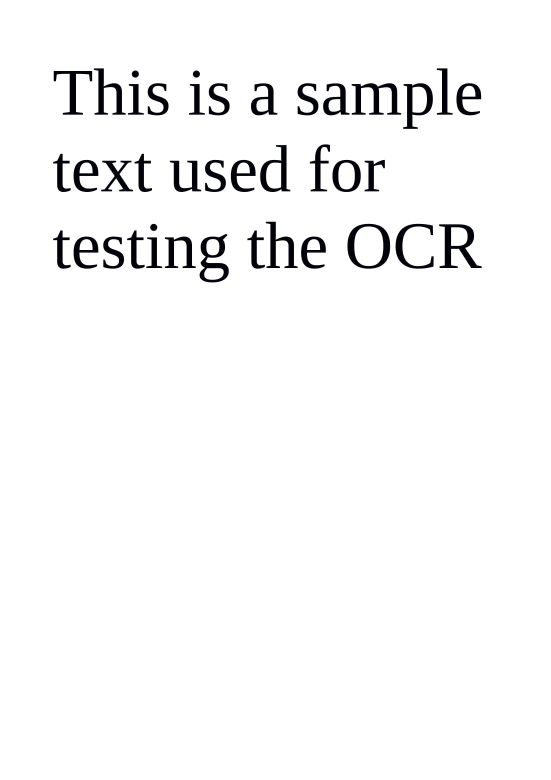
#> input picture paraSample.jpg, 1653 x 2339 px (shown at 1/3 size)
$ jupyter execute 'Digital OCR (1) (1).ipynb'   (Python 2 division)   (older library calls are emulated)
#> lines starting #> are read from the running program, lines starting #| are printed output that depends on the picture; after the words box and inside, x2 and y2 are one past the last pixel; in counts of white or black regions, pixels touching at a corner belong together
This is a **Digital Optical Character Reader** to read characters from text present in an image and display it. First it selects the region of text, crops the image, selects each line of text, and each word from each line, each letter from each word and predicts the character using a trained neural network.

(This OCR works for images with good contrast between the text and background, and where the text is quite dark. Working on an improvement on this)

Characters in the dataset are: **a-z, A-Z, 0-9**

[cell 1]
import numpy as np
import cv2
from PIL import Image
import scipy.misc
import getWord
import matplotlib.pyplot as plt

Detect the edges between text and background using canny edge detection algorithm.

[cell 2]
def auto_canny(image, sigma=0.33):
	# compute the median of the single channel pixel intensities
	v = np.median(image)

	# apply automatic Canny edge detection using the computed median
	lower = int(max(0, (1.0 - sigma) * v))
	upper = int(min(255, (1.0 + sigma) * v))
	edged = cv2.Canny(image, lower, upper)

	# return the edged image
	return edged

Increase contrast of image to make clear separation between text(dark) and background

[cell 3]
def change_contrast(img, level):
    factor = (259 * (level + 255)) / (255 * (259 - level))
    def contrast(c):
        return 128 + factor * (c - 128)
    return img.point(contrast)

[cell 4]
image = cv2.imread("paraSample.jpg")
#> image is the input picture: shape (2339, 1653, 3); mean B, G, R 247.2, 247, 247
gray = cv2.cvtColor(image, cv2.COLOR_BGR2GRAY)
blurred = cv2.GaussianBlur(gray, (3, 3), 0)

# apply Canny edge detection using a wide threshold, tight
# threshold, and automatically determined threshold
auto = auto_canny(blurred)
#> in auto_canny, `v = np.median(image)`: v = 255
#> in auto_canny, `lower = int(max(0, (1.0 - sigma) * v))`: lower = 170
#> in auto_canny, `upper = int(min(255, (1.0 + sigma) * v))`: upper = 255
#> in auto_canny, `edged = cv2.Canny(image, lower, upper)`:
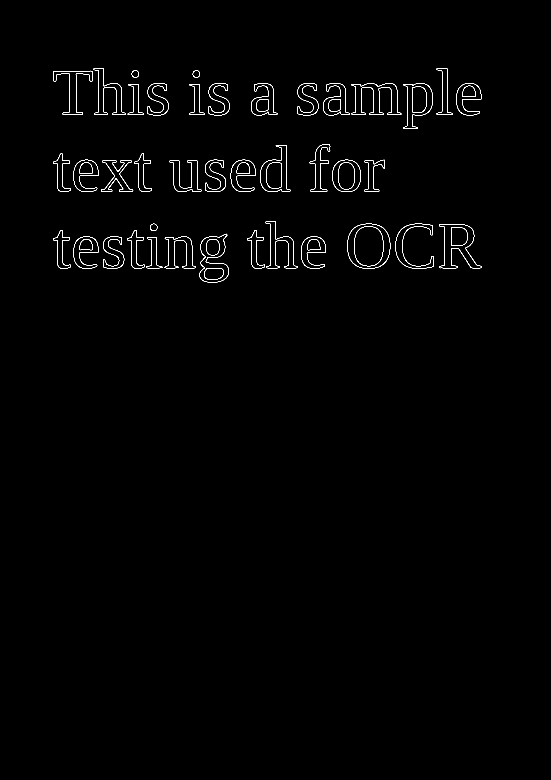
#> edged: shape (2339, 1653) (shown at 1/3 size); 0.54% white in thin lines or dots, all inside (x1, y1, x2, y2) = (159, 205, 1445, 848)

# show the images
# cv2.imshow("Original", image)
# cv2.imshow("Canny", auto)
# cv2.waitKey(0)
plt.imshow(image, cmap='gray')
plt.show()

Dilate the text edges detected to get an idea of the area of text present in the image and crop it from the image

[cell 5]
kernel = np.ones((8,8), np.uint8)  #can change value of 10 later

# The first parameter is the original image,
# kernel is the matrix with which image is
# convolved and third parameter is the number
# of iterations, which will determine how much
# you want to erode/dilate a given image.
img_dilation = cv2.dilate(auto, kernel, iterations=1)
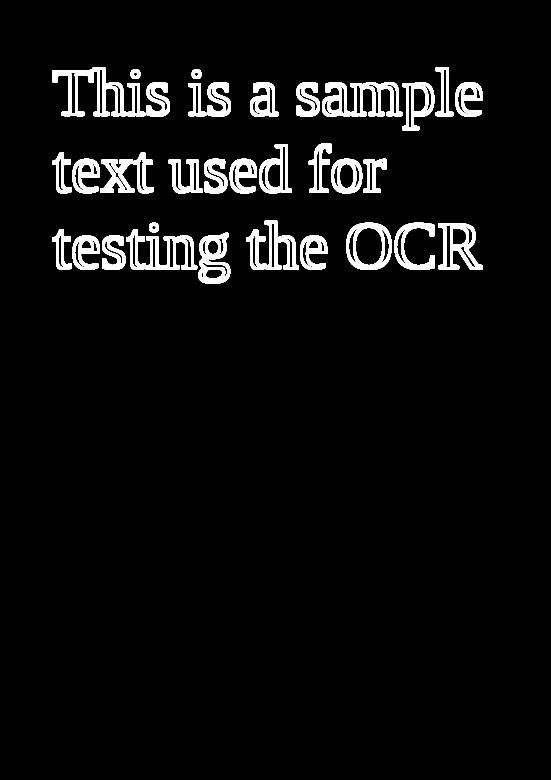
#> img_dilation: shape (2339, 1653) (shown at 1/3 size); 4.5% white; 34 white regions, largest, box (x1, y1, x2, y2) and area: (158, 202, 436, 349) 13128, (966, 246, 1208, 350) 12288, (378, 688, 592, 810) 10018

#cv2.imshow('Input', auto)
# cv2.imshow('Dilation', img_dilation)
# cv2.waitKey(0)
plt.imshow(img_dilation, cmap='gray')
plt.show()

[cell 6]
img2= img_dilation
print('dimensions of the image is : ',img2.shape)
#| dimensions of the image is :  (2339, 1653)

#the image is a numpy array
m , n = img2.shape
#> m = 2339; n = 1653
print(m)
#| 2339
print(n)
#| 1653

Crop the text region

[cell 7]
# 0 is for black, 255 is white
# save the top, left, right, bottom most white points

#topmost
flg=0

for i in range(0,m):
    for j in range(0,n):
        if img2[i][j]==255:
            top=i
            flg=1
            break
    if flg==1:
        break

print('topmost row with white = '+str(top))

#bottommost , start checking from bottom so that middle black lines not skipped
flg=0
for i in range(m-1,top,-1):
    for j in range(0,n):
        if img2[i][j]==255:
            bot=i
            flg=1
            break
    if flg==1:
        break;

print('bottommost row with white = '+str(bot))

#leftmost
flg=0
for j in range(0,n):
    for i in range(0,m):
        if img2[i][j]==255:
            lft=j
            flg=1
            break
    if flg==1:
        break
print('leftmost row with white = '+str(lft))

#rightmost
flg=0
for j in range(n-1,lft,-1):
    for i in range(0,m):
        if img2[i][j]==255:
            flg=1
            ryt=j;
            break
    if flg==1:
        break;

print('rightmost row with white = '+str(ryt))

#CROP the image
crop_img = image[top:bot, lft:ryt]
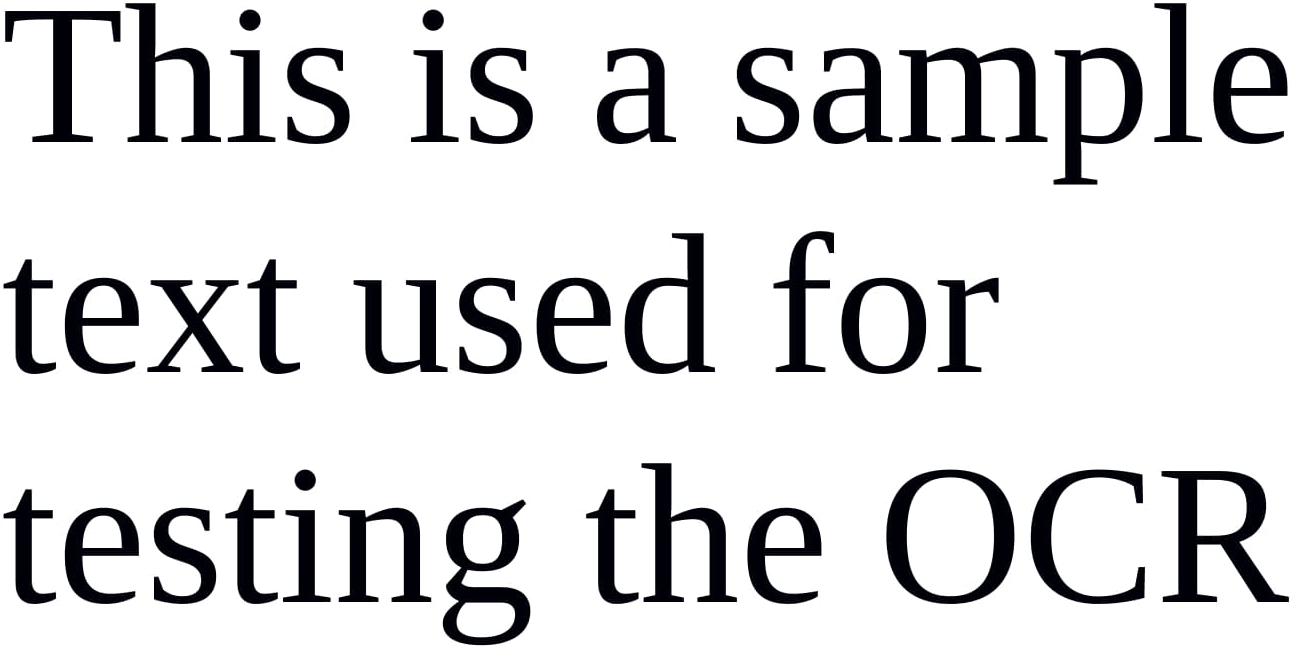
#> crop_img: shape (649, 1292, 3); mean B, G, R 219.2, 218.2, 218.2
plt.imshow(crop_img, cmap='gray')
plt.show()

[cell 8]
scipy.misc.imsave('bwsample.jpg', crop_img)

Now, we separate the lines from the text image, then the words in a separate file getWord.py

[cell 9]
#file to extract each line from the final cropped image and extract words from it
import os
import numpy as np
import cv2
from PIL import Image
import scipy.misc
import matplotlib.pyplot as plt
import getCharacter

[cell 10]
def getBW(imgfile):
	#convert to pure black and white
	m,n=imgfile.shape
	for i in range(0,n):
		for j in range(0,m):
			if imgfile[j][i]<=128:
				imgfile[j][i]=0
			else:
				imgfile[j][i]=255

	#display after B&W full once
	# cv2.imshow("The Black and White image", imgfile)
	# cv2.waitKey(0)

	plt.imshow(imgfile, cmap='gray')
	plt.show()
	return imgfile

[cell 11]
imgfile = cv2.imread("bwsample.jpg")

print(type(imgfile))
#| <class 'numpy.ndarray'>
print(imgfile.shape)
#| (649, 1292, 3)

#convert from 3d to 2d
imgfile=imgfile[:,:,0]
#> imgfile: shape (649, 1292)
print(imgfile.shape)
#| (649, 1292)

m,n=imgfile.shape
#> m = 649; n = 1292

#create a black and white copy of image file
imgfile=getBW(imgfile)
#> after the loop in getBW, `for i in range(0,n):`:
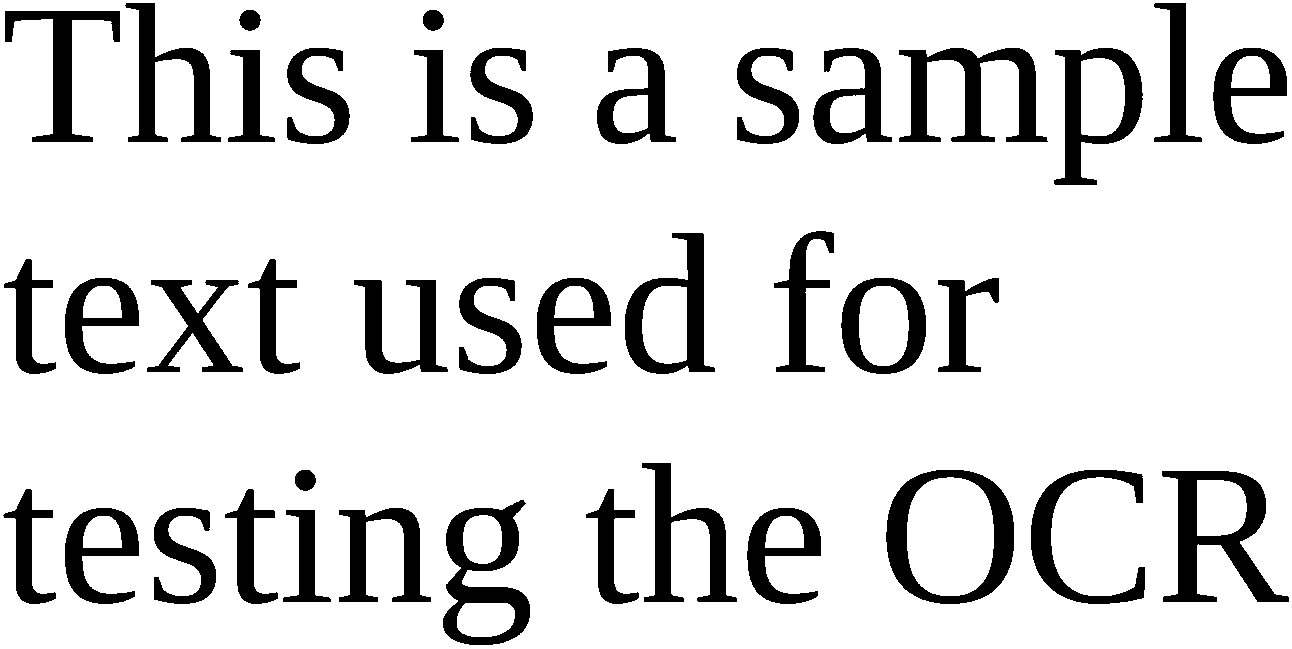
#> imgfile: shape (649, 1292); 85.5% white; 40 black regions, largest, box (x1, y1, x2, y2) and area: (1162, 471, 1289, 602) 6115, (899, 48, 1048, 142) 5713, (886, 470, 1014, 604) 5519

[cell 12]
#get each line
#search for first black point, save as start, continue till not all white, if no strt found, its over
#0 is black
linei=0
mywordval=0
while True:
    strt=-1
    lst=-1
    while linei!=m:
        for linej in range(0,n):
            if imgfile[linei][linej]==0:
                strt=linei;
                break;
        if strt!=-1:
            break
        linei=linei+1
#> after the loop, linei = 3
    if linei==m:   #or strt!=-1
        break;
    #now find end of line
    while linei!=m:
        flag=1
        for j in range(0,n):
            if imgfile[linei][j]==0:
                flag=0;
                break;
        if flag==1: # all white means end of line
            lst=linei
            break
        linei=linei+1
#> after the loop, linei = 185

    #got the lines, now get the words

    thisline=imgfile[strt:lst, 0:n]
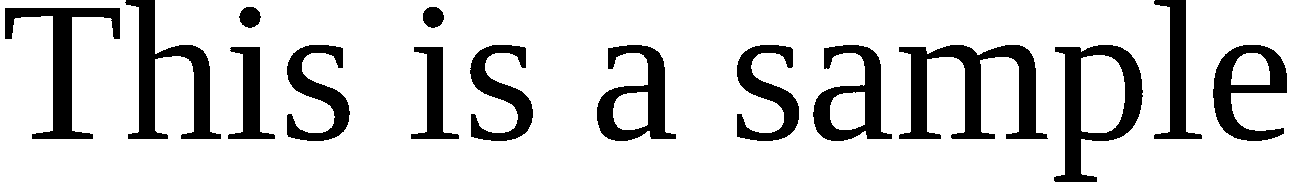
#> thisline: shape (182, 1292); 81.8% white; 15 black regions, largest, box (x1, y1, x2, y2) and area: (899, 45, 1048, 139) 5713, (1054, 45, 1143, 182) 4473, (125, 0, 221, 139) 4377
    matx, maty=thisline.shape
#> matx = 182; maty = 1292

    #trim the right side of white space from each line

    #from right
    flag11=0
    rmargin=0
    for y in range(maty-1,0,-1):
        for x in range(0,matx):
            if thisline[x][y]==0:
                flag11=1;
                rmargin=y
                break
        if flag11==1:
            break;

    #from left
    flag11=0
    lmargin=0
    for y in range(0,maty):
        for x in range(0,matx):
            if thisline[x][y]==0:
                flag11=1;
                lmargin=y
                break
        if flag11==1:
            break;

    thisline=thisline[:,lmargin:rmargin]
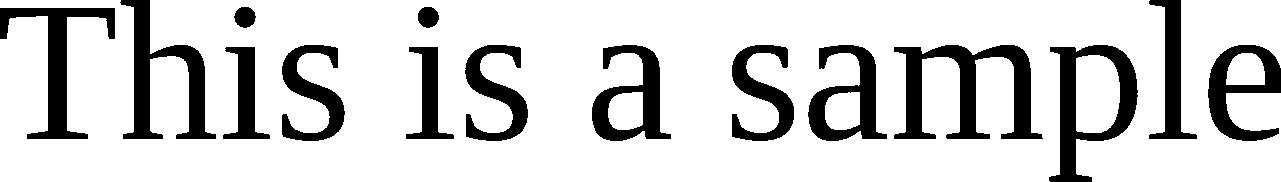
#> thisline: shape (182, 1281); 81.7% white; 15 black regions, largest, box (x1, y1, x2, y2) and area: (894, 45, 1043, 139) 5713, (1049, 45, 1138, 182) 4473, (120, 0, 216, 139) 4377


    # print("Now we need to divide words in this line")
    matx, maty=thisline.shape
#> maty = 1281
    # print('The shape of this line is : '+str(matx)+' by '+str(maty))

    plt.imshow(thisline, cmap='gray')
    plt.show()


    threshold= 35  #words are separated by at least 35 pixels
    #bg, ed
    wordbg=0
    i2=0
    thelast=maty-threshold-1
#> thelast = 1245
    while True:
        if i2==thelast:
            break;
        #print('start i2='+str(i2))
        #check threshold square/rectangle for all white,if yes, the it is separator / SLIDE a rectangle to find spaces
        flag=1
        for i in range(i2,i2+threshold):
            for j in range(0,matx):
                if thisline[j][i]==0:
                    flag=0
                    break
            if flag==0:
                break
        if flag==1:
            wordend=i2
            #print('word from '+str(wordbg)+' to '+str(wordend))
            thisword=thisline[0:matx,wordbg:wordend]
            plt.imshow(thisword, cmap='gray')
            plt.show()

            i2=i2+threshold
            #start i2 again from next word
            while True:
                flag2=1
                for i in range(0,matx):
                    if thisline[i][i2]==0:
                        flag2=0
                        break
                if flag2==0:
                    break;
                i2+=1
            wordbg=i2
        i2+=1
        if i2==thelast:
            #print('the last word of this line is ')
            lastword=thisline[0:matx,wordbg:maty]
            plt.imshow(lastword, cmap='gray')
            plt.show()
            break;

        mywordval+=1

    print('\n')
    # print('one line of words complete, next line\n\n')

$ run again, with bwsample.jpg copied over paraSample.jpg
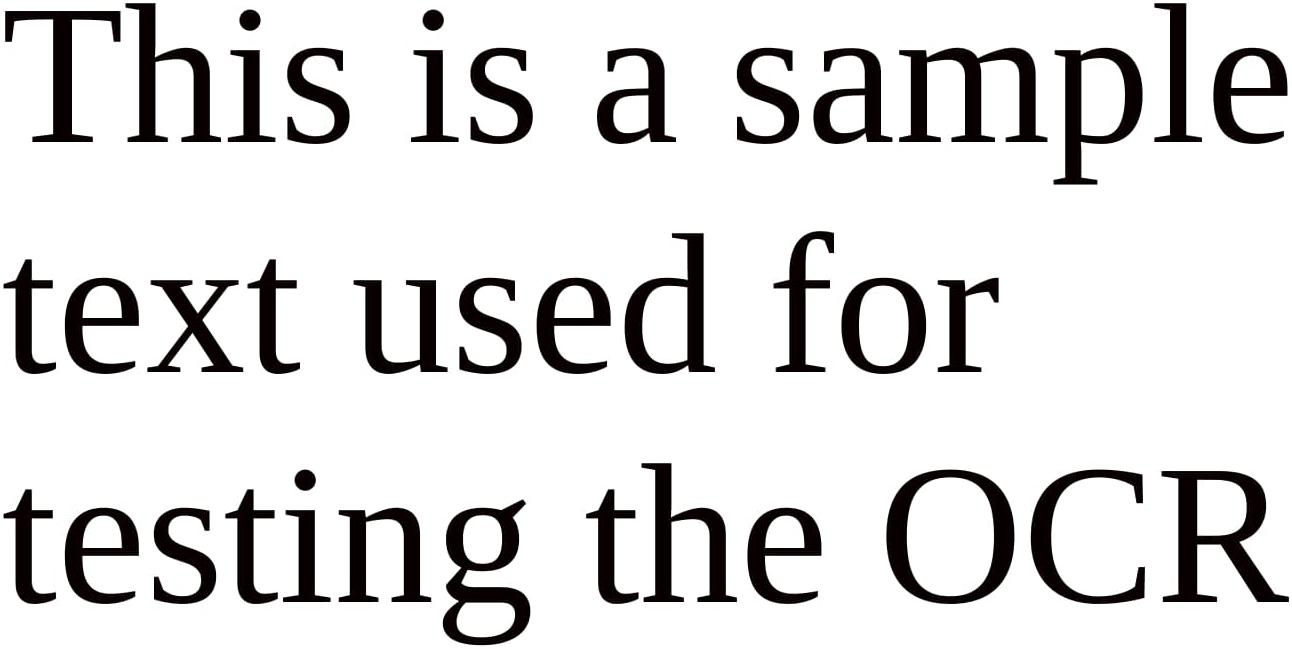
#> input picture bwsample.jpg, 1292 x 649 px
#> image is the input picture: shape (649, 1292, 3); mean B, G, R 218.2, 218.2, 219
#> v = 255
#> lower = 170
#> upper = 255
#> in auto_canny, `edged = cv2.Canny(image, lower, upper)`:
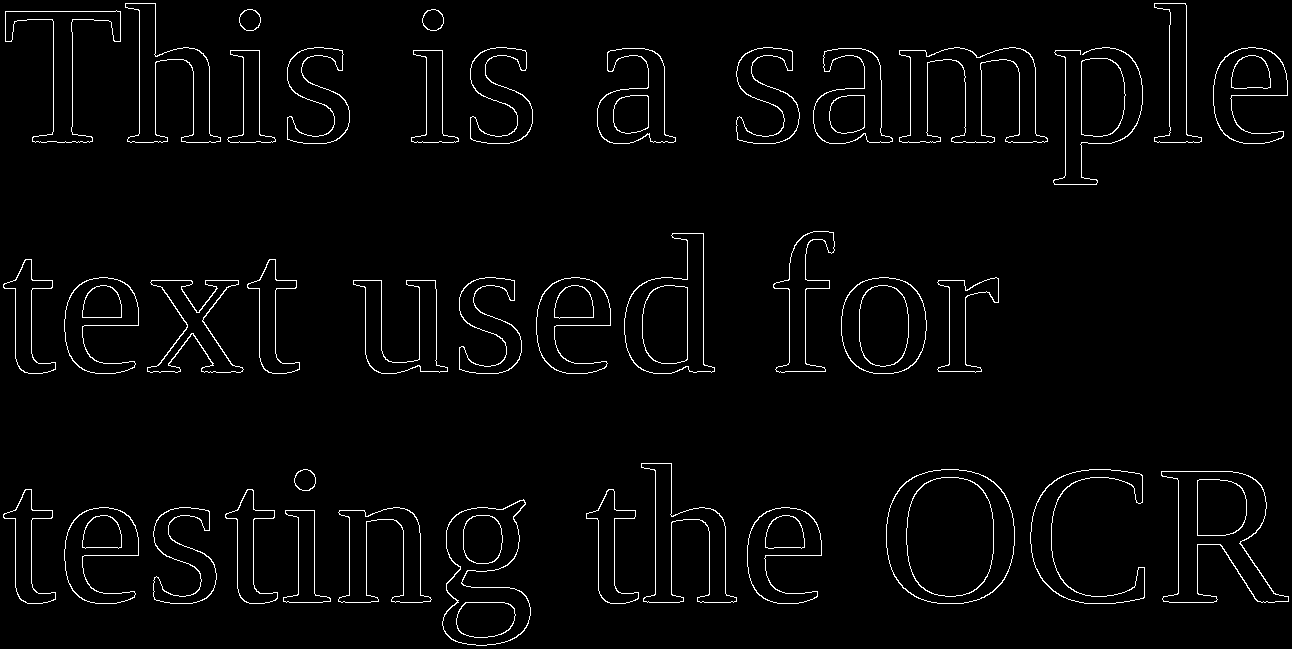
#> edged: shape (649, 1292); 2.5% white in thin lines or dots
#> img_dilation: shape (649, 1292); 20.6% white; 34 white regions, largest, box (x1, y1, x2, y2) and area: (2, 0, 280, 147) 13153, (810, 44, 1052, 148) 12328, (222, 486, 436, 608) 10015
#| dimensions of the image is :  (649, 1292)
#| 649
#| 1292
#| <class 'numpy.ndarray'>
#| (648, 1291, 3)
#| (648, 1291)
#> `thisline=imgfile[strt:lst, 0:n]`:
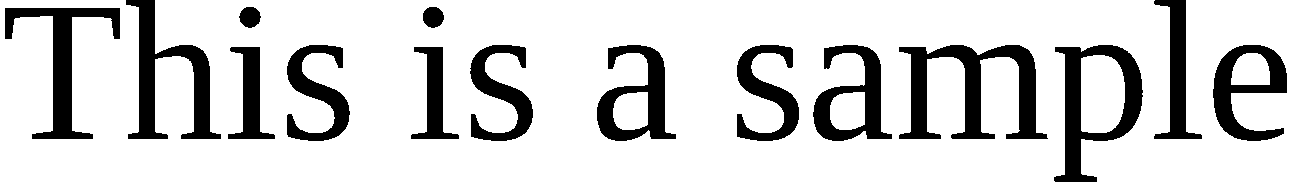
#> thisline: shape (182, 1291); 81.9% white; 15 black regions, largest, box (x1, y1, x2, y2) and area: (899, 45, 1048, 139) 5707, (1054, 45, 1143, 182) 4471, (126, 0, 221, 139) 4374
